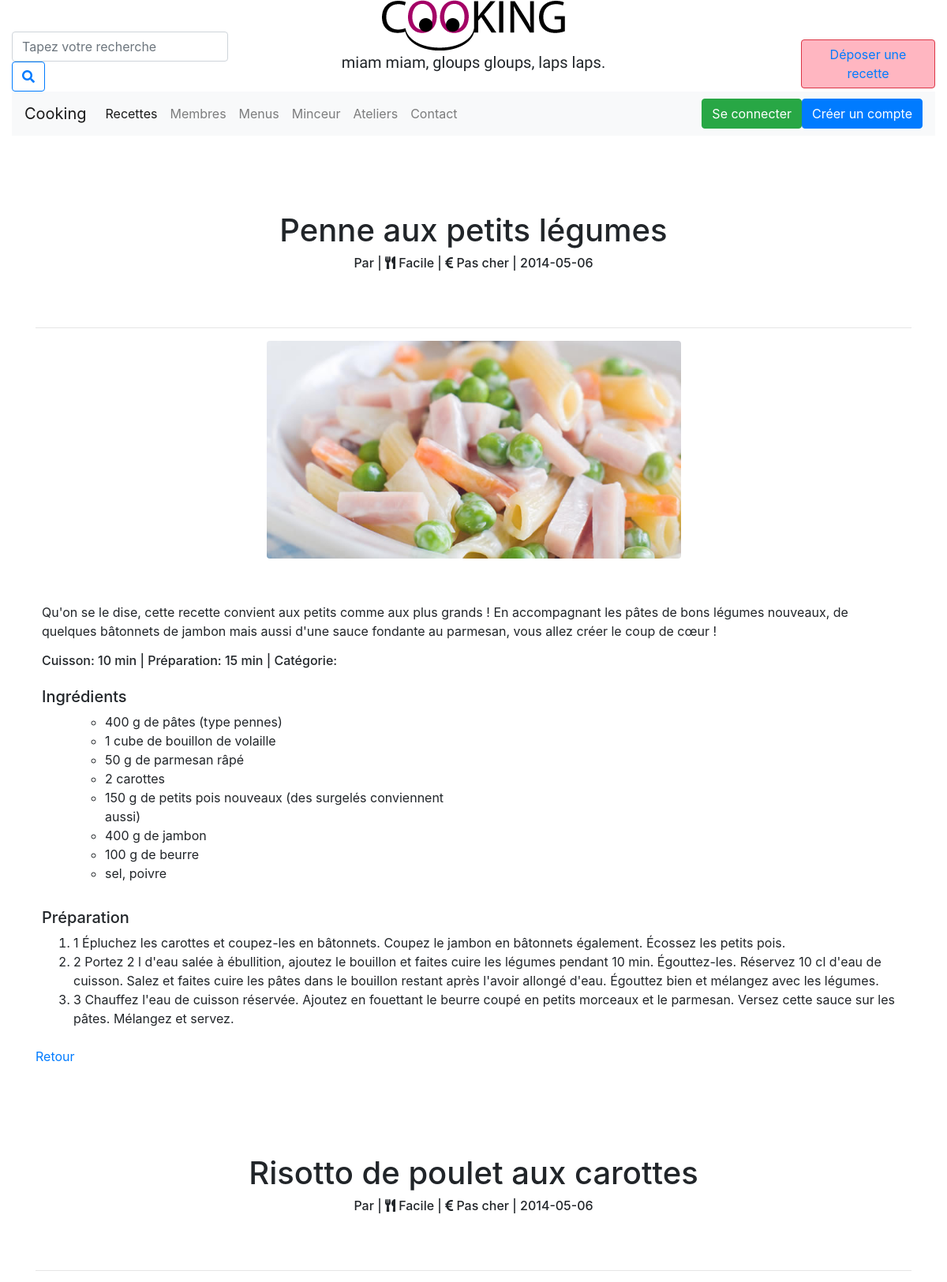
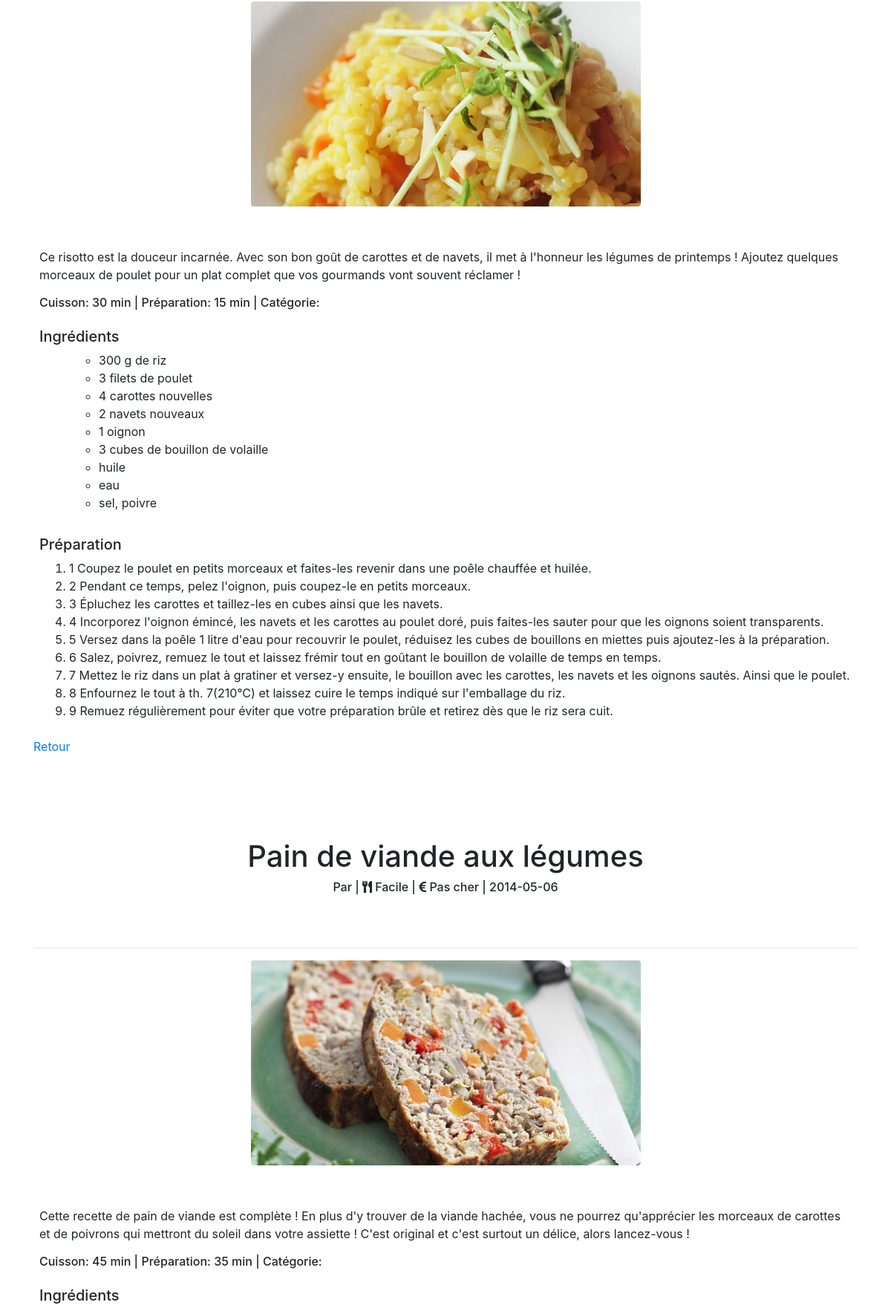
Page /recettes.php (upper part) on the committed database (2 pictures, top to bottom).
### tables this page shows
CREATE TABLE IF NOT EXISTS `recettes` (
  `idRecette` int(11) NOT NULL AUTO_INCREMENT,
  `titre` varchar(250) NOT NULL,
  `chapo` text NOT NULL,
  `img` varchar(50) NOT NULL,
  `preparation` text NOT NULL,
  `ingredient` text NOT NULL,
  `membre` int(11) NOT NULL,
  `couleur` varchar(30) NOT NULL,
  `dateCrea` timestamp NOT NULL DEFAULT CURRENT_TIMESTAMP ON UPDATE CURRENT_TIMESTAMP,
  `categorie` int(11) NOT NULL,
  `tempsCuisson` varchar(50) NOT NULL,
  `tempsPreparation` varchar(50) NOT NULL,
  `difficulte` varchar(50) NOT NULL,
  `prix` varchar(50) NOT NULL,
  PRIMARY KEY (`idRecette`)
);

### recettes.php (the view, shortened to what this page needs)
<?php include("inc/init.inc.php") ;
 include("inc/header.inc.php") ;
$query = "SELECT * FROM recettes";
$result = $pdo->query($query);
while ($recette = $result->fetch(PDO::FETCH_OBJ)) {
?>
<div class="container">
    <div class="row mx-auto pt-5">
        <div class="col-sm-12 titre-recette p-5 text-center" style="color: <?php echo $couleurs[$recette->couleur];?>">
            <h1><?php echo $recette->titre;?></h1>
            <h6>Par  | <i class="fas fa-utensils"></i> <?php echo $recette->difficulte; ?> | <i class="fas fa-euro-sign"></i> <?php echo $recette->prix ?> | <?php echo substr($recette->dateCrea,0,10);?></h6>
        </div>
    </div>
    <hr>
    <div class="row justify-content-center mx-auto">
        <div class="col-sm-6 pb-5">
            <img src="photos/recettes/<?php echo $recette->img; ?>" class="rounded img-fluid" alt="<?php echo substr($recette->img,0, strpos($recette->img,'.'));?>" id="imageRecette">
        </div>
    </div>
    <div class="row mx-auto">
        <div class="col-sm-6 col-md-12 p-2">
            <p id="description">
                <?php echo $recette->chapo; ?>
            </p>
            <h6 id="recette-meta">Cuisson: <?php echo $recette->tempsCuisson;?> | Préparation: <?php echo $recette->tempsPreparation; ?> | Catégorie: <?php echo $recette->nom?></h6>
        </div>
    </div>
    <div class="row mx-auto">
        <div class="col-sm-6 p-2" id="ingredients">
            <h5>Ingrédients</h5>
            <ul>
                <?php echo $recette->ingredient;?>
            </ul>
        </div>
    </div>
    <div class="row mx-auto">
        <div class="col-sm-6 col-md-12 p-2">
            <h5>Préparation</h5>
            <div id="preparation">
                <?php echo $recette->preparation; ?>
            </div>
        </div>
    </div>
    <p>
        <a href="./index.php">Retour</a>
    </p>
</div>
<?php }
	?>
<br>
<?php include("inc/footer.inc.php") ?>

### rows in the picture
recettes: titre "Penne aux petits légumes", difficulte "Facile", prix "Pas cher", dateCrea "2014-05-06", img (picture), chapo "Qu'on se le dise, cette recette convient aux petits comme aux plus grands ! En accompagnant les pâtes de bons légumes nouveaux, de quelques bâtonnets de jambon mais aussi d'une sauce fondante au parmesan, vous allez créer le coup de cœur !", tempsCuisson "10 min", tempsPreparation "15 min", ingredient "400 g de pâtes (type pennes) 1 cube de bouillon de volaille 50 g de parmesan râpé 2 carottes 150 g de petits pois nouveaux (des surgelés conviennent aussi) 400 g de jambon 100 g de beurre sel, poivre", preparation "1 Épluchez les carottes et coupez-les en bâtonnets. Coupez le jambon en bâtonnets également. Écossez les petits pois. 2 Portez 2 l d'eau salée à ébullition, ajoutez le bouillon et faites cuire les légumes pendant 10 min. Égouttez-les. Réservez 10 cl d'eau de cuisson. Salez et faites cuire les pâtes dans le bouillon restant après l'avoir allongé d'eau. Égouttez bien et mélangez avec les légumes. 3 Chauffez l'eau de cuisson réservée. Ajoutez en fouettant le beurre coupé en petits morceaux et le parmesan. Versez cette sauce sur les pâtes. Mélangez et servez."
recettes: titre "Risotto de poulet aux carottes", difficulte "Facile", prix "Pas cher", dateCrea "2014-05-06", img (picture), chapo "Ce risotto est la douceur incarnée. Avec son bon goût de carottes et de navets, il met à l'honneur les légumes de printemps ! Ajoutez quelques morceaux de poulet pour un plat complet que vos gourmands vont souvent réclamer !", tempsCuisson "30 min", tempsPreparation "15 min", ingredient "300 g de riz 3 filets de poulet 4 carottes nouvelles 2 navets nouveaux 1 oignon 3 cubes de bouillon de volaille huile eau sel, poivre", preparation "1 Coupez le poulet en petits morceaux et faites-les revenir dans une poêle chauffée et huilée. 2 Pendant ce temps, pelez l'oignon, puis coupez-le en petits morceaux. 3 Épluchez les carottes et taillez-les en cubes ainsi que les navets. 4 Incorporez l'oignon émincé, les navets et les carottes au poulet doré, puis faites-les sauter pour que les oignons soient transparents. 5 Versez dans la poêle 1 litre d'eau pour recouvrir le poulet, réduisez les cubes de bouillons en miettes puis ajoutez-les à la préparation. 6 Salez, poivrez, remuez le tout et laissez frémir tout en goûtant le bouillon de volaille de temps en temps. 7 Mettez le riz dans un plat à gratiner et versez-y ensuite, le bouillon…"
recettes: titre "Pain de viande aux légumes", difficulte "Facile", prix "Pas cher", dateCrea "2014-05-06", img (picture), chapo "Cette recette de pain de viande est complète ! En plus d'y trouver de la viande hachée, vous ne pourrez qu'apprécier les morceaux de carottes et de poivrons qui mettront du soleil dans votre assiette ! C'est original et c'est surtout un délice, alors lancez-vous !", tempsCuisson "45 min", tempsPreparation "35 min"
